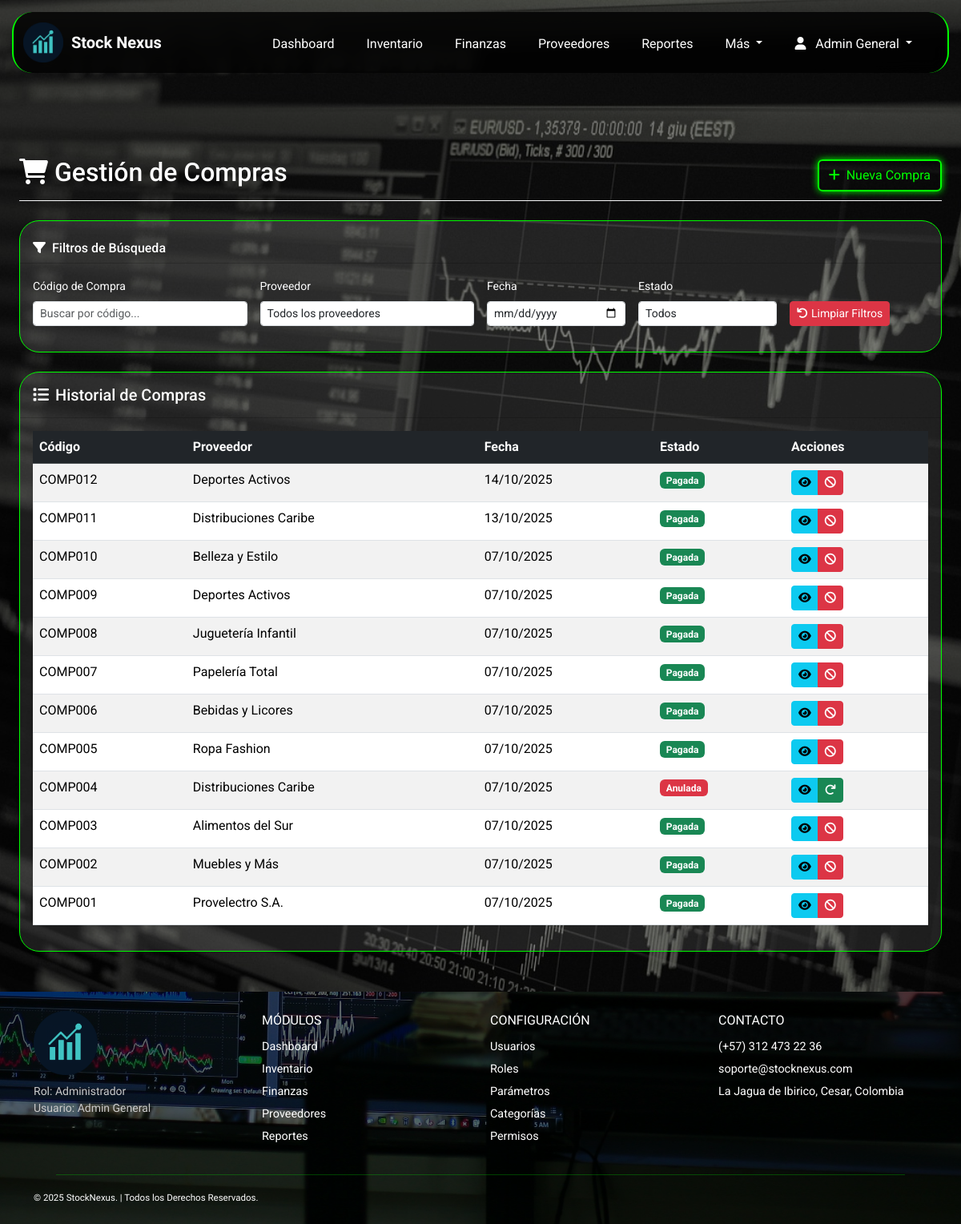
Before: /index.php?page=compras (signed in) with the older database file.
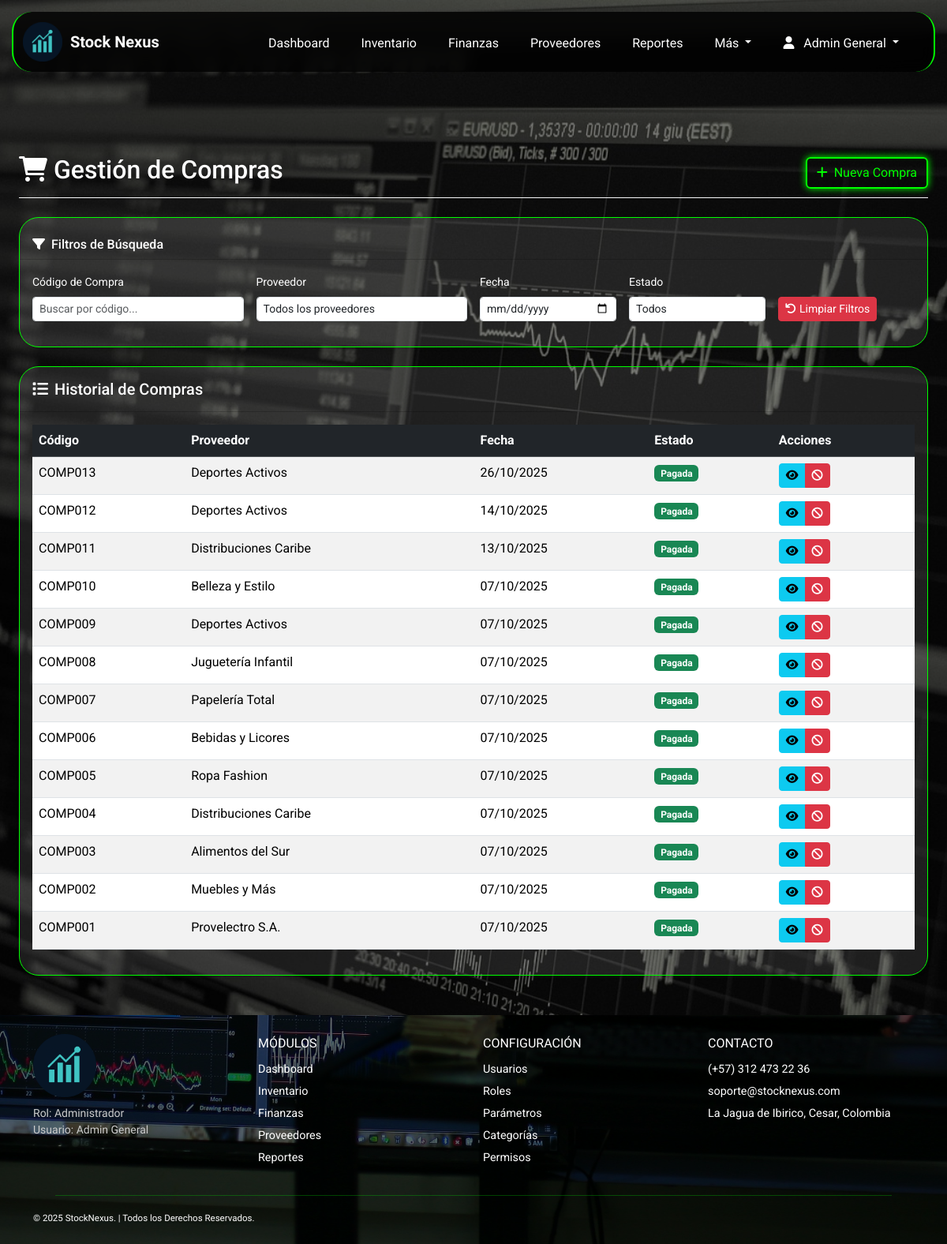
After: the same page with the newer database file.
### tables this page shows
CREATE TABLE `compras` (
  `id_compra` int(11) NOT NULL,
  `codigo_compra` varchar(50) NOT NULL,
  `id_proveedor` int(11) NOT NULL,
  `id_usuario` int(11) NOT NULL,
  `fecha_compra` datetime DEFAULT current_timestamp(),
  `total_compra` decimal(14,2) DEFAULT 0.00,
  `estado` enum('Pendiente','Pagada','Anulada') DEFAULT 'Pendiente',
  `descuento_aplicado` decimal(10,2) DEFAULT 0.00,
  `porcentaje_descuento` decimal(5,2) DEFAULT 0.00
);

CREATE TABLE `proveedores` (
  `id_proveedor` int(11) NOT NULL,
  `nombre_proveedor` varchar(100) NOT NULL,
  `nit` varchar(30) DEFAULT NULL,
  `telefono` varchar(20) DEFAULT NULL,
  `correo` varchar(100) DEFAULT NULL,
  `direccion` varchar(150) DEFAULT NULL,
  `ciudad` varchar(100) DEFAULT NULL,
  `fecha_registro` datetime DEFAULT current_timestamp()
);

### app/controllers/CompraController.php (called while the page is built, shortened)
<?php
class CompraController {
    private $db;
    public function __construct($database) {
        $this->db = $database;
    }
    public function listar() {
        try {
            $stmt = $this->db->query("
                SELECT c.*, p.nombre_proveedor, u.nombre_completo as usuario_nombre
                FROM compras c
                LEFT JOIN proveedores p ON c.id_proveedor = p.id_proveedor
                LEFT JOIN usuarios u ON c.id_usuario = u.id_usuario
                ORDER BY c.fecha_compra DESC
            ");
            return $stmt->fetchAll();
        } catch (PDOException $e) {
            error_log("Error en listar compras: " . $e->getMessage());
            return [];
        }
    }
}
?>

### app/views/Compras/compras.php (the view, shortened to what the changed rows need)
<?php
$compraController = new CompraController($db);
$compras = $compraController->listar();
?>
<div class="container-fluid px-4" style="margin-top: 180px; margin-bottom: 50px;">
    <div class="d-flex justify-content-between flex-wrap flex-md-nowrap align-items-center pt-3 pb-2 mb-4 border-bottom border-light">
        <h1 class="h2 text-white"><i class="fas fa-shopping-cart me-2"></i>Gestión de Compras</h1>
    </div>
    <div class="card shadow-sm">
        <div id="historial_compras" class="card-body">
            <div class="table-responsive">
                <table class="table table-striped table-hover" id="tabla-compras">
                    <thead class="table-dark">
                        <tr>
                            <th>Código</th>
                            <th>Proveedor</th>
                            <th>Fecha</th>
                            <th>Estado</th>
                            <th>Acciones</th>
                        </tr>
                    </thead>
                    <tbody>
                        <?php foreach ($compras as $compra): ?>
                        <tr data-codigo="<?= $compra['codigo_compra'] ?>"
                            data-proveedor="<?= $compra['id_proveedor'] ?>"
                            data-fecha="<?= date('Y-m-d', strtotime($compra['fecha_compra'])) ?>"
                            data-estado="<?= $compra['estado'] ?>">
                            <td><?= $compra['codigo_compra'] ?></td>
                            <td><?= $compra['nombre_proveedor'] ?></td>
                            <td><?= date('d/m/Y', strtotime($compra['fecha_compra'])) ?></td>
                            <td>
                                <span class="badge bg-<?=
                                    $compra['estado'] == 'Pagada' ? 'success' :
                                    ($compra['estado'] == 'Pendiente' ? 'warning' :
                                    ($compra['estado'] == 'Anulada' ? 'danger' : 'secondary'))
                                ?>">
                                    <?= $compra['estado'] ?>
                                </span>
                            </td>
                            <td>
                                <div class="btn-group btn-group-sm">
                                    <a href="index.php?page=detalle_compra&id=<?= $compra['id_compra'] ?>"
                                       class="btn btn-info" title="Ver Detalle">
                                        <i class="fas fa-eye"></i>
                                    </a>
                                    <?php if ($compra['estado'] != 'Anulada'): ?>
                                    <a href="index.php?page=anular_compra&id=<?= $compra['id_compra'] ?>"
                                       class="btn btn-danger" title="Anular Compra"
                                       onclick="return confirm('¿Está seguro de anular esta compra? Se restará del inventario.')">
                                        <i class="fas fa-ban"></i>
                                    </a>
                                    <?php else: ?>
                                    <a href="index.php?page=reanudar_compra&id=<?= $compra['id_compra'] ?>"
                                       class="btn btn-success" title="Reanudar Compra"
                                       onclick="return confirm('¿Está seguro de reanudar esta compra? Se sumará al inventario.')">
                                        <i class="fas fa-redo"></i>
                                    </a>
                                    <?php endif; ?>
                                </div>
                            </td>
                        </tr>
                        <?php endforeach; ?>
                    </tbody>
                </table>
            </div>
        </div>
    </div>
</div>

Changed rows visible on the page:
added compras: codigo_compra "COMP013", id_proveedor.nombre_proveedor "Deportes Activos", fecha_compra "26/10/2025", estado "Pagada"
changed compras "COMP004": estado "Anulada" → "Pagada"
